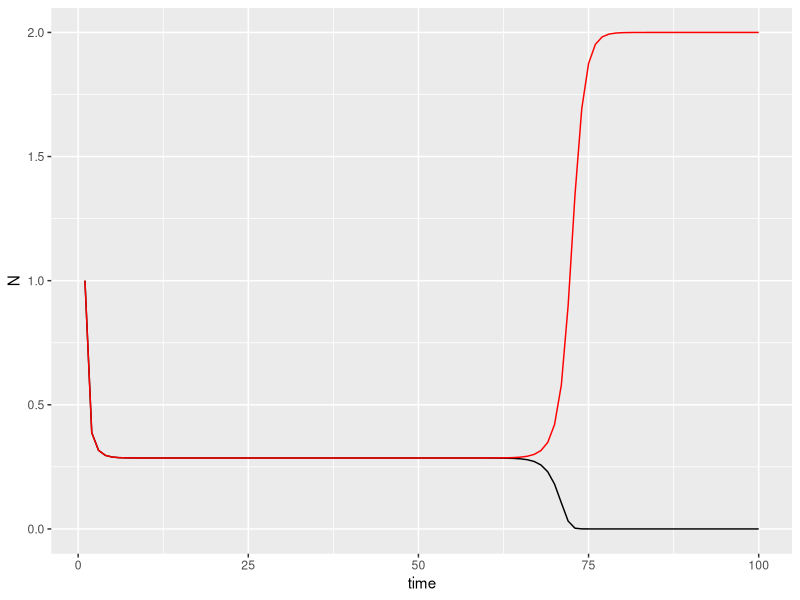
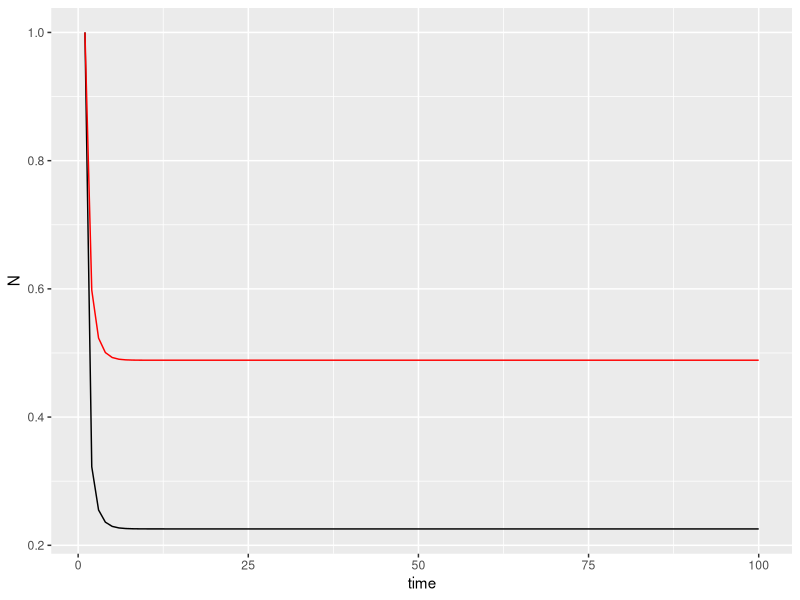
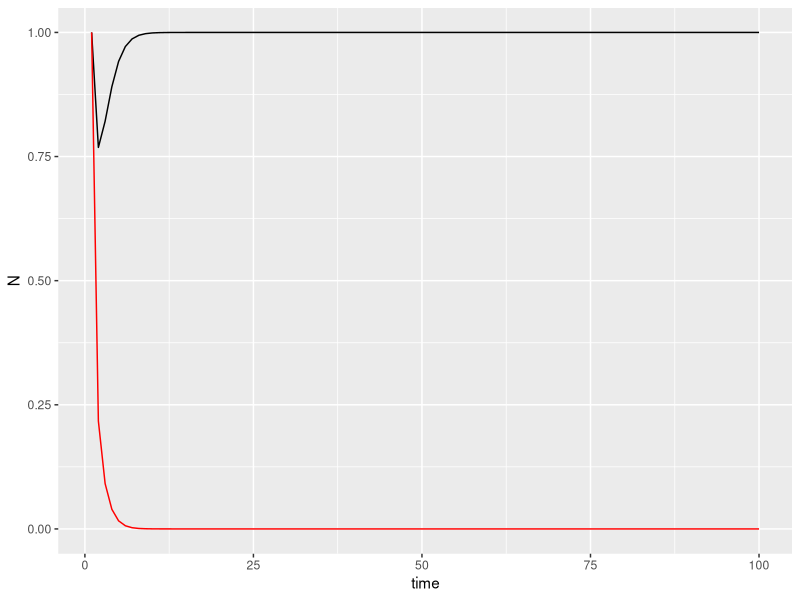

The R source for these figures, in order:
setwd("/Users/willphillips/Desktop/Introduction to Biocomputing/Ex10/Biocomp-Fall2018-181109-Exercise10")
dat=read.csv("data.txt")
library(deSolve)
library(ggplot2)

pop1=function(t,y,p){               #creating the funciton to model the growth/competition
  N1=y[1]                           
  N2=y[2]
  R1=p[1]
  R2=p[2]
  a11=p[3]
  a22=p[4]
  a12=p[5]
  a21=p[6]
  
  dN1dt=R1*(1-(N1*a11)-(N2*a12))*N1
  dN2dt=R2*(1-(N2*a22)-(N1*a21))*N2
  
  return(list(c(dN1dt,dN2dt)))
}
#case#= R1,R2,a11,a22,a12,a21
#a12<a11, a21<a22
case1=c(1,1,0.5,0.5,3,3)              #The case where a11 and a22 are less than a12 and a21
case2=c(1,1,4,2,0.2,0.1)              #The case where a11 and a22 are greater than a12 and a21
case3=c(1,1,1,2,1,2)                  #The case where a11=a12 and a22=a21
N0=c(1,1)                             #Initial conditions
time=1:100                            #Time

sim1=ode(y=N0,times = time, func = pop1, parms = case1)         #Running the simulations
sim2=ode(y=N0,times = time, func = pop1, parms = case2)
sim3=ode(y=N0,times = time, func = pop1, parms = case3)


Output1=data.frame(time=sim1[,1],N1=sim1[,2], N2=sim1[,3])      #putting the simulation results in a data frame
Output2=data.frame(time=sim2[,1],N1=sim2[,2], N2=sim2[,3])
Output3=data.frame(time=sim3[,1],N1=sim3[,2], N2=sim3[,3])

a=ggplot(Output1, aes(x=time, y=N))+geom_line(aes(x=time, y=Output1[,2]), color="black")+geom_line(aes(x=time,y=Output1[,3]),color="red")      #Plots where N1 is in black and N2 is in red
b=ggplot(Output2, aes(x=time, y=N))+geom_line(aes(x=time, y=Output2[,2]), color="black")+geom_line(aes(x=time,y=Output2[,3]),color="red")
d=ggplot(Output3, aes(x=time, y=N))+geom_line(aes(x=time, y=Output3[,2]), color="black")+geom_line(aes(x=time,y=Output3[,3]),color="red")
